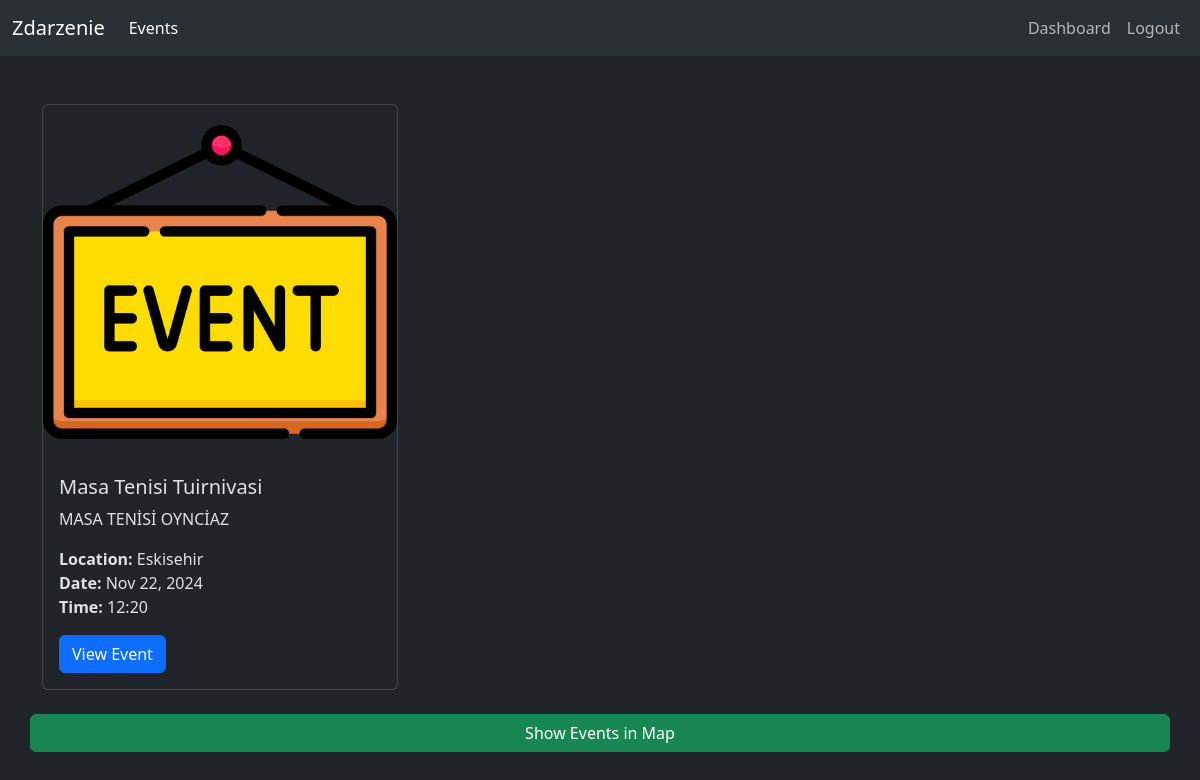
The page /events/all_events (signed in) on the database as committed earlier.
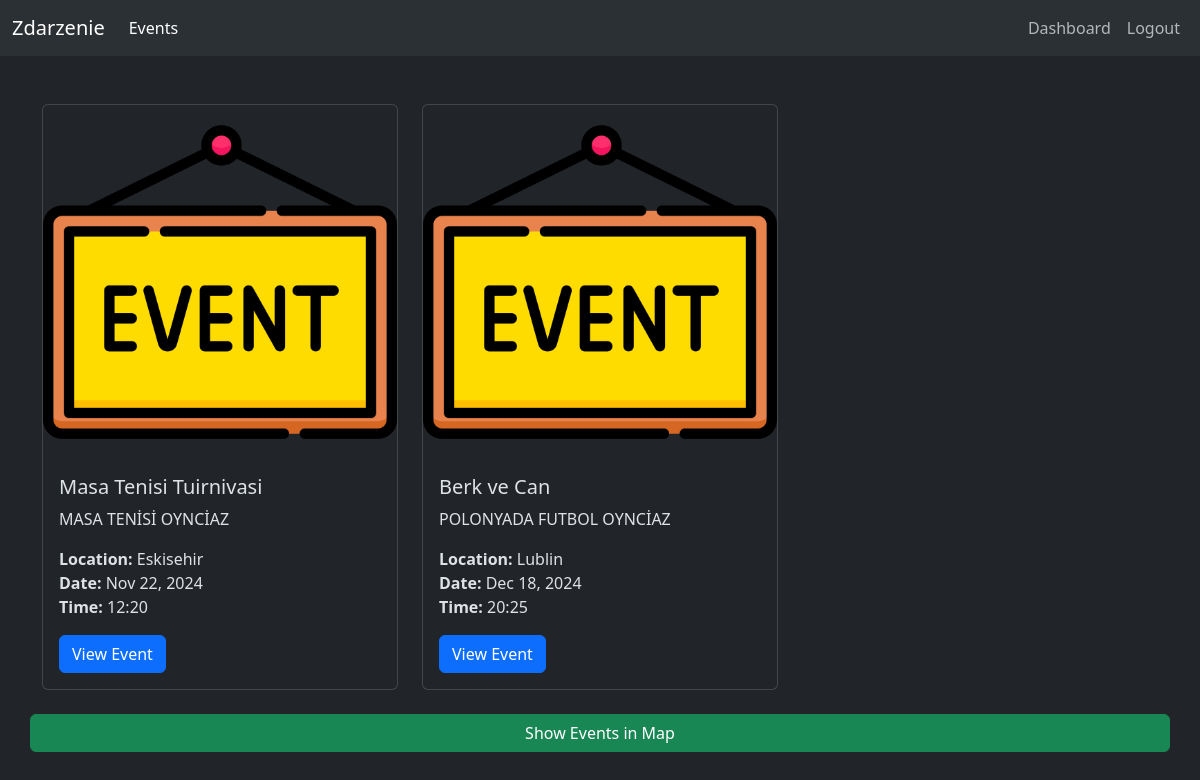
The same page on the database as committed later.
### events/models.py (models this page shows, shortened)
class Event(models.Model):
    event_id = models.AutoField(primary_key=True)
    event_name = models.CharField(max_length=60,blank=True, null=True)
    event_description = models.TextField(blank=True, null=True)
    event_date = models.DateTimeField(blank=True, null=True)
    event_time = models.CharField(max_length=10,blank=True, null=True)
    event_duration = models.FloatField(max_length=10,blank=True, null=True)
    event_location = models.ForeignKey(Location,on_delete=models.CASCADE,blank=True,null=True)
    event_category = models.CharField(max_length=60,blank=True, null=True)
    event_image = models.ImageField(upload_to='event_images', blank=True, null=True)
    event_is_approved = models.BooleanField(blank=True,null=True)
    event_owner = models.ForeignKey(User,on_delete=models.CASCADE,blank=True,null=True)
    attendees = models.ManyToManyField(User, related_name='events', blank=True)

class Location(models.Model):
    location_id = models.AutoField(primary_key=True)
    location_name = models.CharField(max_length=60,blank=True, null=True)
    location_latitude = models.FloatField(blank=True,null=True)
    location_longitude = models.FloatField(blank=True,null=True)

### events/views.py (the view)
# urls.py: path("all_events",views.all_events,name="all_events"),
def all_events(request):
    if not request.user.is_authenticated:
        return redirect("authentication:login")
    all_of_the_events = Event.objects.filter(event_is_approved=True)
    user_profile = request.user.profile
    user_interests = set(user_profile.interests.split(',')) if user_profile.interests else set()
    user_event_history = request.user.events.all()  # User's past attended events
    user_location = user_profile.location
    event_scores = []
    for event in all_of_the_events:
        event_interests = set(event.event_category.split(',')) if event.event_category else set()
        interest_score = len(user_interests.intersection(event_interests))
        has_attended_before = event in user_event_history
        history_score = 1 if has_attended_before else 0
        location_score = 0
        if event.event_location and user_location:
            distance = math.sqrt(
                pow(event.event_location.location_latitude - user_location.location_latitude, 2) +
                pow(event.event_location.location_longitude - user_location.location_longitude, 2)
            )
            location_score = 1 / (1 + distance)
        total_score = (interest_score * 0.5) + (history_score * 0.3) + (location_score * 0.2)
        event_scores.append((event, total_score))
    sorted_events = sorted(event_scores, key=lambda x: x[1], reverse=True)
    sorted_events = [event[0] for event in sorted_events]
    return render(request, 'events/all_events.html', {'events': sorted_events})

### templates/events/all_events.html (shortened to what this page needs)
{% extends "utils/layout.html" %}
{% load static %}
{% block body %}
    <div class="row">
        {% for event in events %}
            <div class="col-md-4 mb-4">
                <div class="card h-100">
                    {% if event.event_image %}
                    <img src="{% static 'img/event_img.png' %}" class="card-img-top" alt="{{ event.event_name }}">
                {% else %}
                    <img src="{% static 'img/event_img.png' %}" class="card-img-top" alt="Event Image">
                    {% endif %}
                    <div class="card-body d-flex flex-column">
                        <h5 class="card-title">{{ event.event_name }}</h5>
                        <p class="card-text">{{ event.event_description|truncatewords:20 }}</p>
                        <p class="card-text">
                            <strong>Location:</strong> {{ event.event_location.location_name }} <br>
                            <strong>Date:</strong> {{ event.event_date|date:"M d, Y" }} <br>
                            <strong>Time:</strong> {{ event.event_time }}
                        </p>
                        <div class="mt-auto">
                            <a href="{% url 'events:show_event' event.event_id %}" class="btn btn-primary">View Event</a>
                        </div>
                    </div>
                </div>
            </div>
        {% empty %}
            <p>No events available.</p>
        {% endfor %}
        <a href="#" id="showMapLink" class="btn btn-success w-100">Show Events in Map</a>
    </div>
{% endblock body %}

### templates/utils/layout.html (shortened to what this page needs)
<!DOCTYPE html>
<html lang="en">
<head>
    <link href="https://cdn.jsdelivr.net/npm/bootstrap@5.3.3/dist/css/bootstrap.min.css" rel="stylesheet">
</head>
<body data-bs-theme="dark" id="pageBody">
  <nav class="navbar navbar-expand-lg bg-body-tertiary">
    <div class="container-fluid">
      <a class="navbar-brand" href="{% url 'index' %}">Zdarzenie</a>
      <div class="collapse navbar-collapse d-flex justify-content-start" id="navbarText">
        <ul class="navbar-nav me-auto mb-2 mb-lg-0">
          <li class="nav-item">
            <a class="nav-link active" aria-current="page" href="{% url 'events:all_events' %}">Events</a>
          </li>
        </ul>
        <ul class="navbar-nav mb-2 mb-lg-0">
          {% if request.user.is_authenticated %}
            {% if request.user.is_superuser %}
            <li class="nav-item">
              <a class="nav-link" href="{% url 'administration:dashboard' %}">Dashboard</a>
            </li>
            <li class="nav-item">
              <a class="nav-link" href="{% url 'authentication:logout' %}">Logout</a>
            </li>
            {% endif %}
          {% endif %}
        </ul>
      </div>
    </div>
  </nav>
  <div class="container">
    <br><br>
    {% block body %}
    {% endblock body %}
  </div>
</body>
</html>

Rows that differ between the two databases and show on the page:
added Event: event_name "Berk ve Can", event_description "POLONYADA FUTBOL OYNCİAZ", event_location.location_name "Lublin", event_date "Dec 18, 2024", event_time "20:25"
